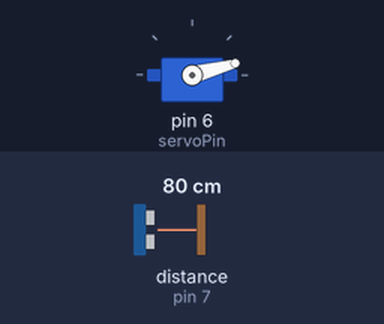
Simulated run of this sketch. Board: Arduino Uno, built with avr-gcc and run on an emulated ATmega328P. Parts: servo. Wiring (inferred from the names in the program): ultrasonic range finder: trigger pin 8; echo pin 7. The inputs (shaded band) are chosen by the test bench; at power-on: distance to the obstacle (sensor on pin 7) 80 cm. The echo pulse lasts 58.3 µs per cm; what the sketch prints to the serial monitor is not drawn.

Above: at 0.01 s.
1.3 s: distance to the obstacle (sensor on pin 7) set to 2 cm
At 2.0 s:
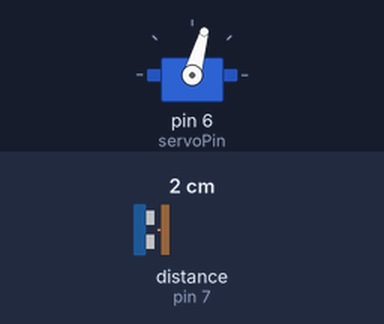
4.3 s: distance to the obstacle (sensor on pin 7) set to 299 cm
At 5.17 s:
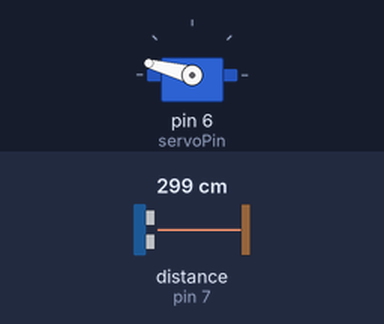
7.3 s: distance to the obstacle (sensor on pin 7) set to 4 cm
At 7.8 s:
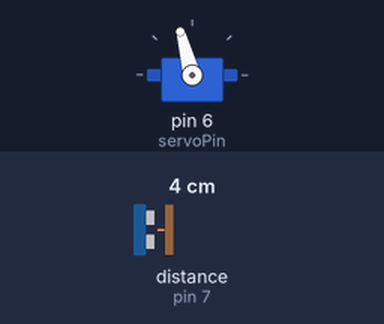
10.3 s: distance to the obstacle (sensor on pin 7) set to 35 cm
Timing chart, 0 to 14.3 s (numbered marks = the images above; inputs shaded):
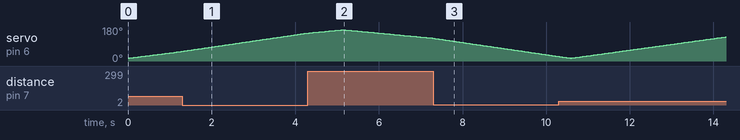

The sketch:

UltrasonicRadar.ino
```cpp
#include <Servo.h>


const int trigPin = 8;    // Connected to D8
const int echoPin = 7;    // Connected to D7
const int servoPin = 6;    // Connected to D6

long duration;
int distance;
Servo myServo;

void setup() {
  pinMode(trigPin, OUTPUT);
  pinMode(echoPin, INPUT);
  Serial.begin(9600);
  myServo.attach(servoPin);
}

void loop() {
  // Sweeping from 15 to 165 degrees (standard radar sweep sweep)
  for(int i = 15; i <= 165; i++) {
    myServo.write(i);
    delay(30);
    distance = calculateDistance();

    // Output format parsed by Processing
    Serial.print(i);
    Serial.print(",");
    Serial.print(distance);
    Serial.print(".");
  }

  // Sweeping back
  for(int i = 165; i > 15; i--) {
    myServo.write(i);
    delay(30);
    distance = calculateDistance();

    Serial.print(i);
    Serial.print(",");
    Serial.print(distance);
    Serial.print(".");
  }
}

int calculateDistance() {
  digitalWrite(trigPin, LOW);
  delayMicroseconds(2);
  digitalWrite(trigPin, HIGH);
  delayMicroseconds(10);
  digitalWrite(trigPin, LOW);

  duration = pulseIn(echoPin, HIGH);
  // Distance calculation based on speed of sound
  int calculatedDist = duration * 0.034 / 2;

  // Report Constraint: HC-SR04 range is 2 to 40 cm
  if (calculatedDist < 2 || calculatedDist > 40) {
    return 40; // Treat as out of range
  }
  return calculatedDist;
}
```
